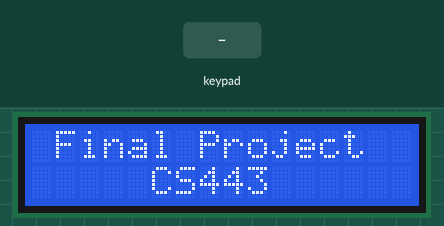
This sketch was run on a simulated Arduino Uno, built with avr-gcc and run on an emulated ATmega328P. Shown: 16×2 character LCD. The inputs (shaded band) are chosen by the test bench. What the sketch prints to the serial monitor is not drawn.

Above: at 1.2 s.
1.3 s: keypad keys # # # # * pressed 0.4 s apart
At 2.9 s:
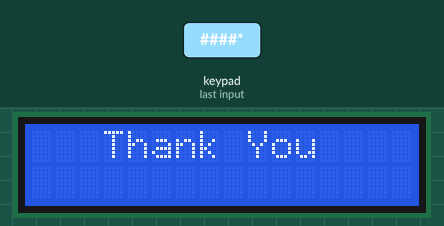
6.3 s: key '1' pressed
At 7.0 s:
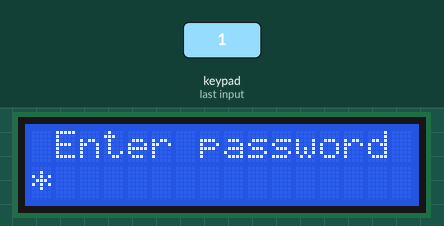
7.8 s: keypad keys 0 3 0 0 2 3 pressed 0.4 s apart
At 10.7 s:
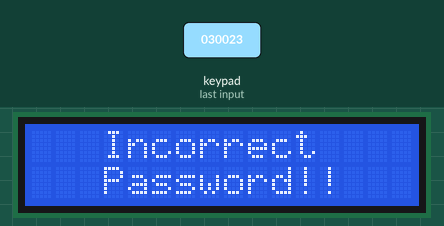
13.9 s: key '*' pressed
At 15.1 s:
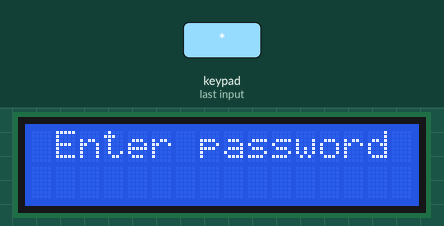
15.4 s: keypad keys 0 3 0 0 2 3 # pressed 0.4 s apart
At 18.2 s:
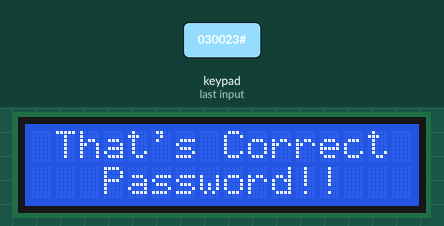
Timing chart, 0 to 19.7 s (numbered marks = the images above; inputs shaded):
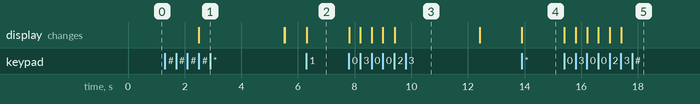

The sketch:

Final_Project.ino
```cpp
#include <Keypad.h>
#include <LiquidCrystal.h>

// Define the correct password
const char* password = "030023";
int position = 0;                                           // Tracks the current digit being entered
bool isLocked = true;                                       // System starts in a locked state
bool isReadyForInput = false;                               // Tracks if the system is ready to accept password input

// Keypad configuration
const byte ROWS = 4;
const byte COLS = 4;

char keys[ROWS][COLS] = {
  {'1','2','3','A'},
  {'4','5','6','B'},
  {'7','8','9','C'},
  {'*','0','#','D'}
};

byte rowPins[4] = {7, 0, 1, 3};                               // Rows connected to pins 7, 0, 1, 3
byte colPins[4] = {2, 4, 5, 6};                               // Columns connected to pins 2, 4, 5, 6

Keypad keypad = Keypad(makeKeymap(keys), rowPins, colPins, ROWS, COLS);

// LCD configuration (RS, EN, D4, D5, D6, D7)
LiquidCrystal lcd(13, 12, 11, 10, 9, 8);

String enteredPassword = "";                                // String to store the entered password
String enteredSequence = "";                                // String to store the entered sequence for special checks

void setup() {
  Serial.begin(9600);

  lcd.begin(16, 2);
  lcd.setCursor((16 - 13) / 2, 0);
  lcd.print("Final Project");
  lcd.setCursor((16 - 5) / 2, 1);
  lcd.print("CS443");
}

void loop() {
  char key = keypad.getKey();

  if (key != NO_KEY) {
    Serial.print("Key Pressed: ");
    Serial.println(key);

    if (!isReadyForInput) {   // Only check for the '####' sequence when not entering a password
      enteredSequence += key;
      if (enteredSequence.length() > 4) {
        enteredSequence = enteredSequence.substring(1);  // Keep only the last 4 characters
      }

      if (enteredSequence == "####") {
        showThankYouMessage();
        enteredSequence = "";  // Reset the sequence
        return;
      }
    }

    if (key == '*') {
      lcd.clear();                      // Reset the display and prompt for password entry
      position = 0;
      enteredPassword = "";             // Clear entered password
      isReadyForInput = true;           // Allow input after pressing '*'
      lcd.setCursor((16 - 14) / 2, 0);
      lcd.print("Enter password");
      lcd.setCursor(0, 1);
    }
    else if (isReadyForInput && key >= '0' && key <= '9') {
      handlePasswordEntry(key);                              // Only handle digits ('0' to '9') if ready for input
    }
  }
}

// Function to handle password entry
void handlePasswordEntry(char key) {
  lcd.setCursor(position, 1);
  lcd.print('*');                                     // Display '*' for each digit entered
  enteredPassword += key;                             // Append the entered key to the enteredPassword string
  position++;

  if (position == 6) {
    checkPassword();                                  // After 6 digits are entered, verify the password
  }
}

// Function to check if the entered password is correct
void checkPassword() {
  Serial.print("Entered Password: ");
  Serial.println(enteredPassword);
  if (enteredPassword == password) {                  // Password entered correctly
    lcd.clear();
    lcd.setCursor((16 - 14) / 2, 0);
    lcd.print("That's Correct");
    lcd.setCursor((16 - 10) / 2, 1);
    lcd.print("Password!!");

    isLocked = false;                                 // Unlock the system
    isReadyForInput = false;                          // Reset ready state
    delay(5000);

    lcd.clear();
    isLocked = true;
    lcd.setCursor((16 - 16) / 2, 0);
    lcd.print("Press * to enter");
    lcd.setCursor((16 - 14) / 2, 1);
    lcd.print("password again");
    position = 0;                                     // Reset for a new attempt
    enteredPassword = "";
  }
  else {                                              // Incorrect password
    lcd.clear();
    lcd.setCursor((16 - 9) / 2, 0);
    lcd.print("Incorrect");
    lcd.setCursor((16 - 10) / 2, 1);
    lcd.print("Password!!");

    delay(3000);

    lcd.clear();
    isReadyForInput = false;                          // Reset ready state
    lcd.setCursor((16 - 10) / 2, 0);
    lcd.print("Press * to");
    lcd.setCursor((16 - 14) / 2, 1);
    lcd.print("enter password");
    position = 0;                                     // Reset for a new attempt
    enteredPassword = "";                             // Clear entered password
  }
}

// Function to display "Thank you" message
void showThankYouMessage() {
  lcd.clear();
  lcd.setCursor((16 - 9) / 2, 0);
  lcd.print("Thank You");

  delay(3000);                                        // Display the message for 2 seconds

  lcd.clear();
  lcd.setCursor((16 - 13) / 2, 0);
  lcd.print("Final Project");
  lcd.setCursor((16 - 5) / 2, 1);
  lcd.print("CS443");
}
```

Measured:
- after the input at 1.3 s, the display: changes after 1.2 s (image 1)
- after the input at 6.3 s, the display: changes at once (image 2)
- after the input at 7.8 s, the display: first changes at once (image 3 shows a later state)
- after the input at 13.9 s, the display: changes at once (image 4)
- after the input at 15.4 s, the display: first changes at once (image 5 shows a later state)
